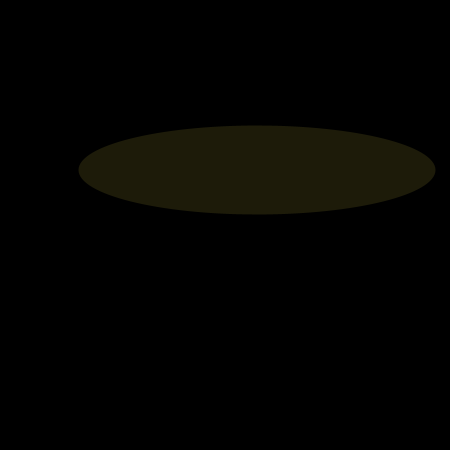
Frame 1 (no input)
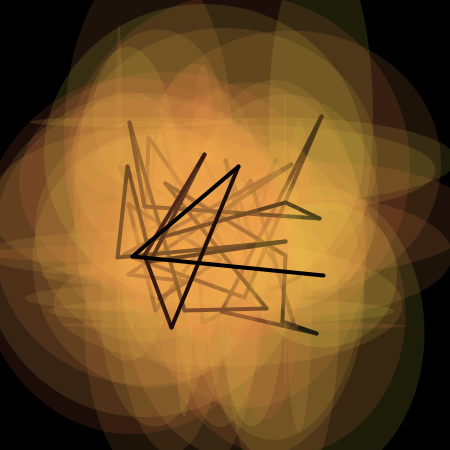
Frame 60 (the mouse pressed at the canvas centre just before this capture)
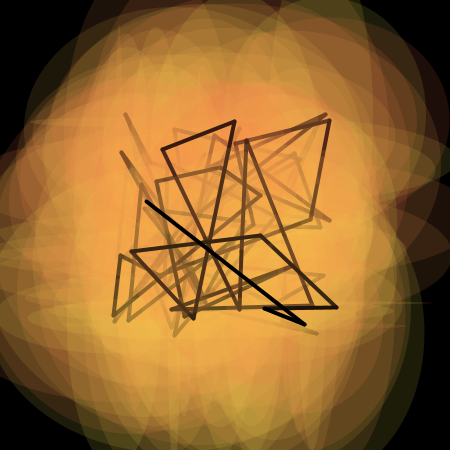
Frame 120 (the mouse held since frame 60 and released just before this capture)

The Processing sketch that drew these frames (run headless with seeded random() and noise(); from frame 60 on, the mouse is pressed at the canvas centre):

// Processing sketch: processing_67069
// ── processing_67069.pde

/* written by Aaron Fraint, 8/7/2012
listen to this:
http://soundcloud.com/thickandthin-1/tfus2012-sat-rocker-cd-mp3
*/

int newX;
int newY;
int oldX;
int oldY;

void setup(){
  size(450,450);
  background(0);
  frameRate(7);// # of times that draw() runs per second
  newX = width/2;
  newY = height/2;
}

void draw(){  
  // create ellipse with random center point
  newX = generate();
  newY = generate();
  make_ellipse(newX, newY);
  // draw line from center of prior ellipse to newest ellipse
  make_line(oldX, oldY, newX, newY);
  // the new ellipse is now the old ellipse
  oldX = newX;
  oldY = newY;
}
void make_line(int oldX, int oldY, int newX, int newY){
  // constructs line, unless it's from position 0,0
  if (oldX==0){noStroke();}
  else{stroke(0);strokeWeight(4);}
  line(oldX, oldY, newX, newY);
  }
void make_ellipse(int x, int y){
  // constructs ellipse with random width, height, color  
  int wide = round(random(375));
  int tall = round(random(375));
  int transparency = 30;
  int ellipse_color = color(250, round(random(100,255)), 80, transparency);
  //
  fill(ellipse_color);
  smooth();
  noStroke();
  ellipse(x, y, wide, tall);
}
int generate(){
  // creates a random number between floor and ceiling
  int num = round(random(112,337));
  return num;
}
